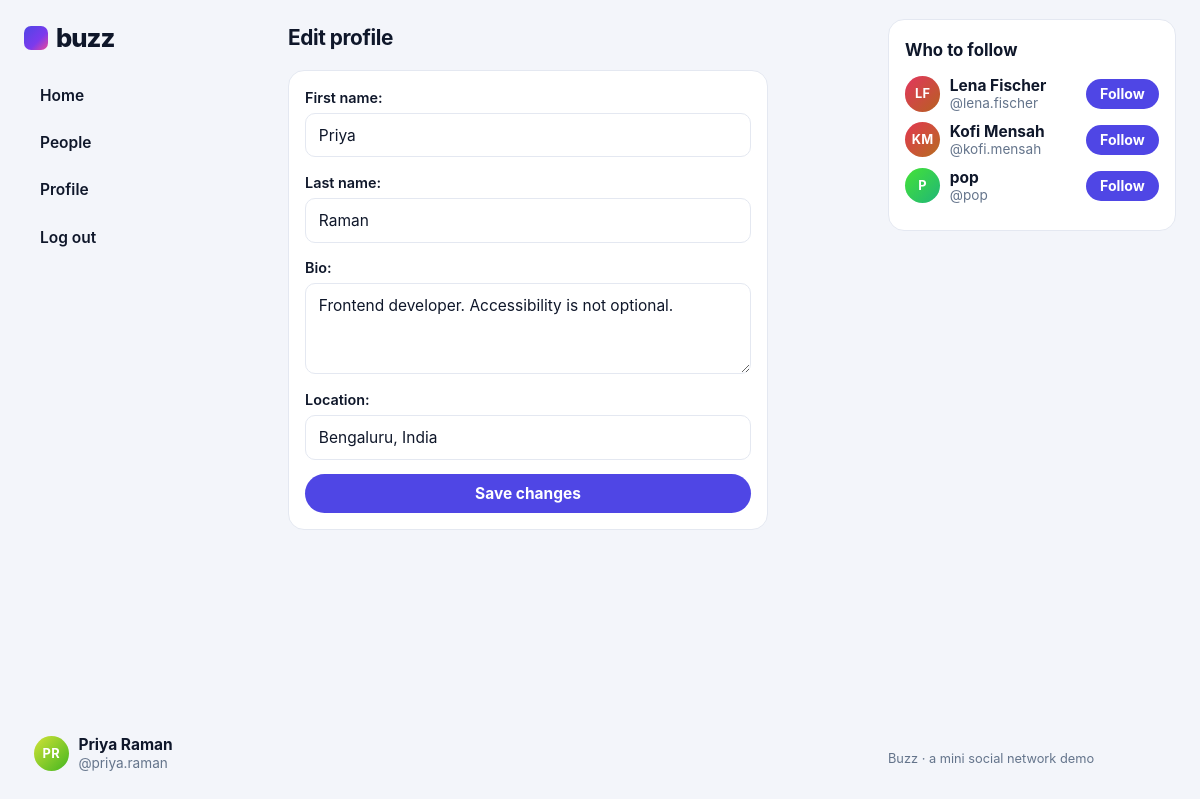
/settings/profile/ (signed in), run on the app's committed database.
### core/models.py (models this page shows, shortened)
class Profile(models.Model):
    user = models.OneToOneField(User, on_delete=models.CASCADE, related_name="profile")
    bio = models.CharField(max_length=160, blank=True)
    location = models.CharField(max_length=60, blank=True)

### core/views.py (the view)
# urls.py: path("settings/profile/", v.edit_profile, name="edit_profile"),
@login_required
def edit_profile(request):
    u = request.user
    form = ProfileForm(request.POST or None, initial={"first_name": u.first_name, "last_name": u.last_name, "bio": u.profile.bio, "location": u.profile.location})
    if request.method == "POST" and form.is_valid():
        d = form.cleaned_data
        u.first_name, u.last_name = d["first_name"], d["last_name"]; u.save()
        u.profile.bio, u.profile.location = d["bio"], d["location"]; u.profile.save()
        return redirect("profile", username=u.username)
    return render(request, "core/edit_profile.html", {"form": form})

### core/views.py
class ProfileForm(forms.Form):
    first_name = forms.CharField(max_length=40, required=False)
    last_name = forms.CharField(max_length=40, required=False)
    bio = forms.CharField(max_length=160, required=False, widget=forms.Textarea(attrs={"rows": 3}))
    location = forms.CharField(max_length=60, required=False)

### core/context.py (called while the page is built)
def sidebar(request):
    if not request.user.is_authenticated:
        return {}
    skip = set(request.user.following.values_list("following_id", flat=True)) | {request.user.id}
    users = get_user_model().objects.exclude(id__in=skip).annotate(nf=Count("followers")).order_by("-nf", "username")[:4]
    return {"suggestions": users}

### core/templatetags/core_extras.py (called while the page is built)
@register.filter
def hue(name): return sum(map(ord, name)) * 53 % 360

@register.filter
def initial(user):
    name = user.get_full_name() or user.username
    return "".join(w[0] for w in name.split()[:2]).upper()

### core/templates/core/edit_profile.html
{% extends "base.html" %}{% block content %}<h1 class="pt">Edit profile</h1><form method="post" class="stack panel">{% csrf_token %}{{ form.as_p }}<button class="btn">Save changes</button></form>{% endblock %}

### core/templates/base.html
{% load static core_extras %}<!doctype html>
<html lang="en"><head><meta charset="utf-8"><meta name="viewport" content="width=device-width, initial-scale=1">
<title>{% block title %}Buzz{% endblock %}</title><link rel="stylesheet" href="{% static 'core/style.css' %}">
<meta name="csrf" content="{{ csrf_token }}"></head><body>
{% with page=request.resolver_match.url_name %}
<div class="shell">
<aside class="side"><a class="brand" href="{% url 'feed' %}"><i></i>buzz</a>
<nav class="menu"><a class="{% if page == 'feed' %}on{% endif %}" href="{% url 'feed' %}">Home</a>
{% if user.is_authenticated %}<a class="{% if page == 'people' %}on{% endif %}" href="{% url 'people' %}">People</a>
<a class="{% if page == 'profile' and request.resolver_match.kwargs.username == user.username %}on{% endif %}" href="{% url 'profile' user.username %}">Profile</a>
<form method="post" action="{% url 'logout' %}">{% csrf_token %}<button class="navbtn">Log out</button></form>
{% else %}<a href="{% url 'login' %}">Log in</a><a href="{% url 'register' %}">Join</a>{% endif %}</nav>
{% if user.is_authenticated %}<a class="me" href="{% url 'profile' user.username %}"><span class="av sm" style="--h:{{ user.username|hue }}">{{ user|initial }}</span>
<span><b>{{ user.get_full_name|default:user.username }}</b><small>@{{ user.username }}</small></span></a>{% endif %}</aside>
<main>{% block content %}{% endblock %}</main>
<aside class="rail">{% if suggestions %}<section class="panel"><h3>Who to follow</h3>
{% for s in suggestions %}<div class="row"><a class="av sm" style="--h:{{ s.username|hue }}" href="{% url 'profile' s.username %}">{{ s|initial }}</a>
<a class="grow nm" href="{% url 'profile' s.username %}"><b>{{ s.get_full_name|default:s.username }}</b><small>@{{ s.username }}</small></a>
<button class="btn sm follow" data-url="{% url 'follow' s.username %}">Follow</button></div>{% endfor %}</section>{% endif %}
<p class="foot">Buzz &middot; a mini social network demo</p></aside>
</div>{% endwith %}
<script src="{% static 'core/app.js' %}"></script></body></html>

### core/static/core/style.css (style rules this page uses)
:root { --bg:#f3f5fa;--card:#fff;--ink:#0f172a;--muted:#64748b;--line:#e4e8f1;--brand:#4f46e5;--brand2:#7c3aed;--heart:#f43f5e }
* { box-sizing:border-box }
body { margin:0;background:var(--bg);color:var(--ink);font:15.5px/1.5 Inter,"Segoe UI",system-ui,sans-serif }
a { color:var(--brand);text-decoration:none }
.shell { display:grid;grid-template-columns:15rem minmax(0,38rem) 18rem;gap:1.5rem;justify-content:center;max-width:74rem;margin:0 auto;padding:0 1rem }
.side,.rail { position:sticky;top:0;align-self:start;height:100vh;padding:1.2rem 0;display:flex;flex-direction:column;gap:1rem }
.brand { display:flex;align-items:center;gap:.5rem;font-size:1.6rem;font-weight:800;letter-spacing:-.04em;color:var(--ink) }
.brand i { width:1.5rem;height:1.5rem;border-radius:7px;background:linear-gradient(135deg,var(--brand),var(--brand2) 60%,#ec4899) }
.menu { display:grid;gap:.2rem }
.menu a,.navbtn { display:block;width:100%;text-align:left;padding:.65rem 1rem;border-radius:10px;color:var(--ink);font-weight:600;background:none;border:0;font:inherit;font-weight:600;cursor:pointer }
.menu form { margin:0 }
.me { margin-top:auto;display:flex;gap:.6rem;align-items:center;padding:.6rem;border-radius:12px;color:var(--ink) }
.me span:last-child { display:grid;line-height:1.2 }
small { color:var(--muted);font-size:.85rem }
.grow { flex:1;min-width:0 }
main { padding:1rem 0 4rem }
.pt { font-size:1.3rem;margin:.4rem 0 1rem;letter-spacing:-.02em }
.panel,.post,.comment { background:var(--card);border:1px solid var(--line);border-radius:16px }
.panel { padding:1rem;margin-bottom:1rem }
.panel h3 { margin:.1rem 0 .8rem;font-size:1.05rem }
.row { display:flex;gap:.6rem;align-items:center;margin:.6rem 0 }
.nm { display:grid;line-height:1.25;color:var(--ink) }
.foot { margin-top:auto;color:var(--muted);font-size:.8rem }
input,textarea { width:100%;font:inherit;color:var(--ink);background:#fff;border:1.5px solid var(--line);border-radius:10px;padding:.6rem .8rem }
textarea { resize:vertical }
button,.btn { font:inherit;font-weight:700;background:var(--brand);color:#fff;border:0;border-radius:99px;padding:.5rem 1.2rem;cursor:pointer;display:inline-block;transition:background .15s,transform .15s,box-shadow .15s }
.btn.sm { padding:.3rem .9rem;font-size:.88rem }
.av { flex:none;width:2.9rem;height:2.9rem;border-radius:50%;display:grid;place-items:center;color:#fff;font-weight:700;letter-spacing:.02em;background:linear-gradient(135deg,hsl(var(--h) 75% 55%),hsl(calc(var(--h) + 40) 70% 42%)) }
.av.sm { width:2.2rem;height:2.2rem;font-size:.8rem }
.stack { display:grid;gap:.9rem;max-width:30rem }
.stack p { margin:0;display:grid;gap:.3rem }
.stack label { font-weight:600;font-size:.9rem }

### data on the page
Profile: bio "Frontend developer. Accessibility is not optional.", location "Bengaluru, India"

### other printed values
{{ user|initial }} "PR"
{{ user.get_full_name|default:user.username }} "Priya Raman"
{{ user.username }} "priya.raman"
{{ s|initial }} "LF"
{{ s.get_full_name|default:s.username }} "Lena Fischer"
{{ s.username }} "lena.fischer"
{{ s|initial }} "KM"
{{ s.get_full_name|default:s.username }} "Kofi Mensah"
{{ s.username }} "kofi.mensah"
{{ s|initial }} "P"
{{ s.get_full_name|default:s.username }} "pop"
{{ s.username }} "pop"
